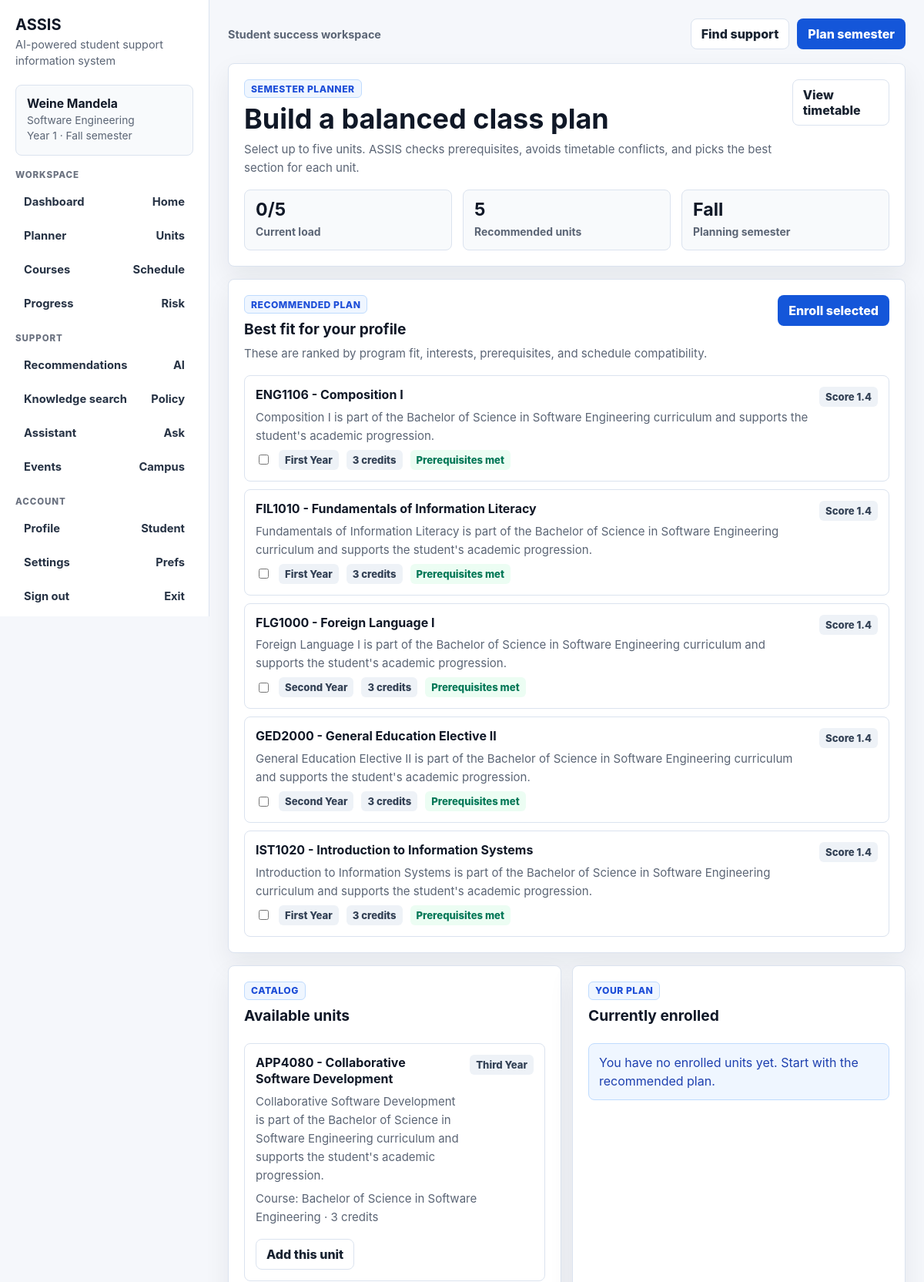
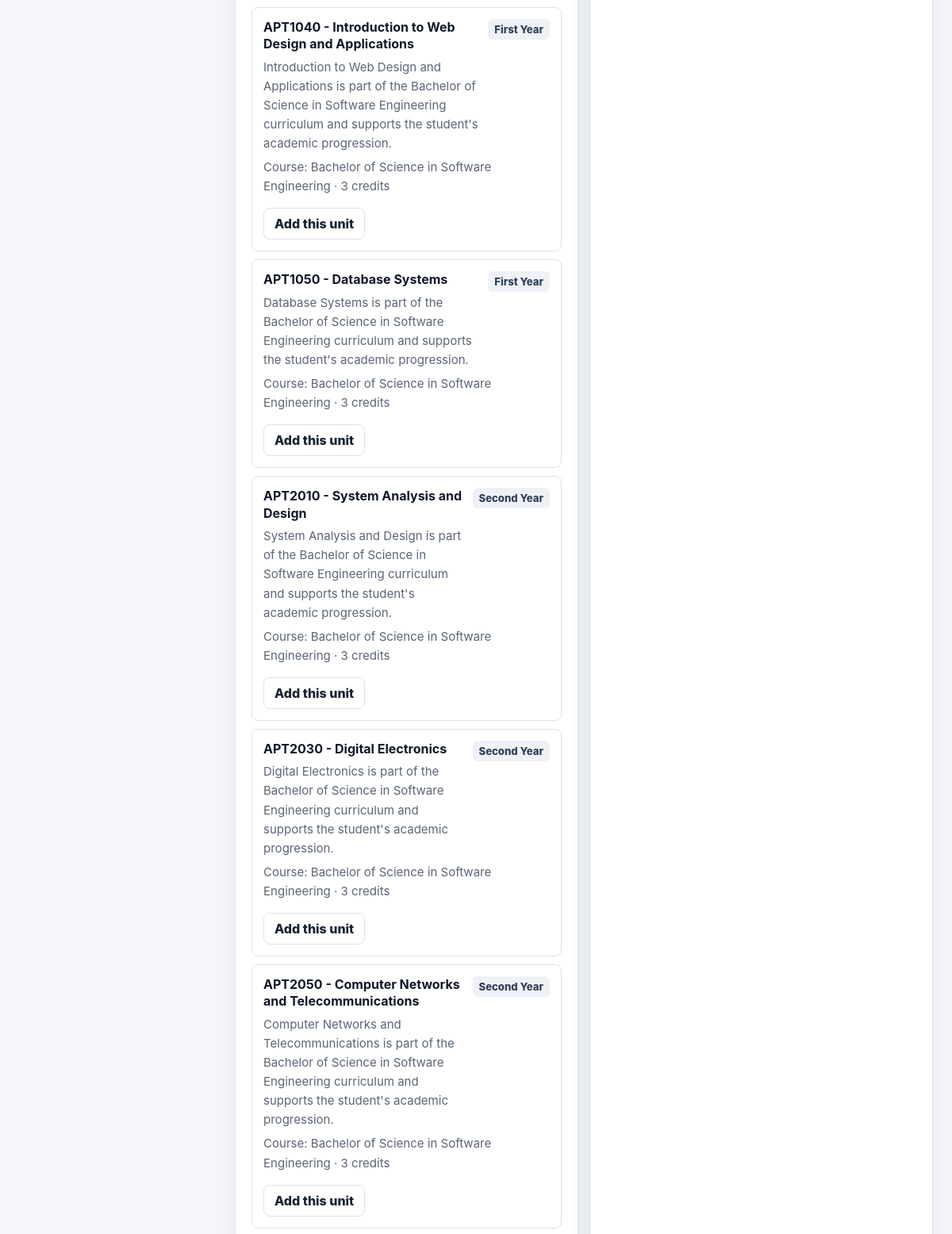
/api/choose-classes/ (signed in, upper part), run on the app's committed database (2 pictures, top to bottom).
### api/models.py (models this page shows, shortened)
class StudentProfile(models.Model):
    user = models.OneToOneField(settings.AUTH_USER_MODEL, null=True, blank=True, on_delete=models.CASCADE, related_name="student_profile")
    student_id = models.CharField(max_length=24, unique=True)
    name = models.CharField(max_length=120)
    program = models.CharField(max_length=120)
    year = models.PositiveSmallIntegerField(default=1)
    current_semester = models.CharField(max_length=24, default="Fall")
    interests = models.JSONField(default=list, blank=True)
    gpa = models.DecimalField(max_digits=3, decimal_places=2, default=0)
    attendance = models.PositiveSmallIntegerField(default=0)
    lms_activity = models.PositiveSmallIntegerField(default=0)
    assignments_submitted = models.PositiveSmallIntegerField(default=0)
    recent_grade = models.PositiveSmallIntegerField(default=0)
    wellbeing_score = models.PositiveSmallIntegerField(default=0)
    completed_units = models.PositiveSmallIntegerField(default=0)
    enrolled_units = models.ManyToManyField(Unit, through="StudentUnitEnrollment", related_name="students", blank=True)
    created_at = models.DateTimeField(auto_now_add=True)
    updated_at = models.DateTimeField(auto_now=True)

class Unit(models.Model):
    course = models.ForeignKey(Course, on_delete=models.CASCADE, related_name="units")
    unit_id = models.CharField(max_length=24, unique=True)
    title = models.CharField(max_length=160)
    description = models.TextField()
    credits = models.PositiveSmallIntegerField(default=3)
    semester = models.CharField(max_length=24, default="Fall")
    category = models.CharField(max_length=80, default="General")
    prerequisites = models.ManyToManyField("self", symmetrical=False, blank=True)
    active = models.BooleanField(default=True)

class Course(models.Model):
    course_id = models.CharField(max_length=24, unique=True)
    title = models.CharField(max_length=160)
    department = models.CharField(max_length=120, default="General Studies")
    description = models.TextField(blank=True)
    active = models.BooleanField(default=True)

### api/views.py (the view, shortened to what this page needs)
# urls.py: path("choose-classes/", choose_classes, name="choose_classes"),
@login_required(login_url="/login/login/")
def choose_classes(request):
    profile = _get_current_profile(request)
    if not profile:
        return redirect("login")
    _seed_sample_courses()
    current_enrolled_qs = profile.enrollments.filter(status="enrolled", semester=profile.current_semester)
    enrolled_unit_ids = set(current_enrolled_qs.values_list("unit__unit_id", flat=True))
    completed_unit_ids = set(
        profile.enrollments.filter(status="completed").values_list("unit__unit_id", flat=True)
    )
    def _unit_missing_prereqs(unit):
        return [
            prereq.unit_id
            for prereq in unit.prerequisites.all()
            if prereq.unit_id not in completed_unit_ids
        ]
    def _section_score_for_unit(unit, section):
        interest_score = sum(
            1
            for interest in profile.interests or []
            if interest.lower() in f"{unit.title} {unit.description}".lower()
        )
        missing_prereqs = _unit_missing_prereqs(unit)
        year_bonus = 0.5 if profile.year == 1 and unit.unit_id and unit.unit_id[0].isalpha() and unit.unit_id[1:].isdigit() else 0.0
        if profile.year == 1 and len(unit.unit_id) >= 3:
            try:
                unit_number = int(unit.unit_id[-3:])
            except ValueError:
                unit_number = 999
            if unit_number < 200:
                year_bonus += 0.4
        score = 1.0 + interest_score * 0.25 + year_bonus - len(missing_prereqs) * 0.35
        if _section_conflicts_with_enrollment(profile, section):
            score -= 2.0
        return max(0.0, round(score, 3))
    def _pick_best_sections_for_units(units):
        picked = {}
        for unit in units:
            sections = unit.sections.filter(active=True).order_by("section_code")
            if not sections:
                continue
            scored = [(s, _section_score_for_unit(unit, s)) for s in sections]
            scored.sort(key=lambda x: x[1], reverse=True)
            picked[unit.unit_id] = scored[0][0]
        return picked
    def _schedule_conflicts_for_selected(picked_sections):
        selected_sessions = []
        for section in picked_sections.values():
            for s in section.sessions.all():
                selected_sessions.append(s)
        for i in range(len(selected_sessions)):
            for j in range(i + 1, len(selected_sessions)):
                if _sessions_overlap(selected_sessions[i], selected_sessions[j]):
                    return True
        return False
    course_list = Course.objects.filter(active=True).prefetch_related("units__sections__sessions")
    available_units = _get_available_units_for_profile(profile)
    candidates = [u for u in available_units if u.unit_id not in enrolled_unit_ids]
    if profile.year == 1:
        candidates = sorted(
            candidates,
            key=lambda unit: (
                0 if not _unit_missing_prereqs(unit) else 1,
                0 if len(unit.unit_id) >= 3 and int(unit.unit_id[-3:]) < 200 else 1,
                unit.unit_id,
            ),
        )
    scored = []
    for unit in candidates:
        best_section = None
        best_score = 0.0
        for section in unit.sections.filter(active=True).order_by("section_code"):
            s = _section_score_for_unit(unit, section)
            if s > best_score:
                best_score = s
                best_section = section
        scored.append(
            {
                "unit": unit,
                "sections": unit.sections.filter(active=True).order_by("section_code"),
                "score": round(best_score, 3),
                "missing_prereqs": _unit_missing_prereqs(unit),
            }
        )
    scored.sort(key=lambda item: item["score"], reverse=True)
    recommended_units = scored[:5]
    enrollments = profile.enrollments.select_related("unit", "section").filter(status="enrolled")
    return render(
        request,
        "api/choose_classes.html",
        {
            "profile": profile,
            "courses": course_list,
            "available_units": available_units,
            "recommended_units": recommended_units,
            "enrolled_unit_ids": enrolled_unit_ids,
            "enrollments": enrollments,
        },
    )

### api/templates/api/choose_classes.html (shortened to what this page needs)
{% extends "api/base.html" %}
{% block content %}
  <section class="section">
    <div class="section-header">
      <div>
        <span class="eyebrow">Semester planner</span>
        <h1 style="margin-top:8px;">Build a balanced class plan</h1>
        <p class="meta" style="margin-bottom:0;">Select up to five units. ASSIS checks prerequisites, avoids timetable conflicts, and picks the best section for each unit.</p>
      </div>
      <a class="btn btn-secondary" href="{% url 'my_courses_ui' %}">View timetable</a>
    </div>
    <div class="grid-3">
      <div class="stat">
        <strong>{{ enrollments|length }}/5</strong>
        <span>Current load</span>
      </div>
      <div class="stat">
        <strong>{{ recommended_units|length }}</strong>
        <span>Recommended units</span>
      </div>
      <div class="stat">
        <strong>{{ profile.current_semester }}</strong>
        <span>Planning semester</span>
      </div>
    </div>
  </section>
  <form method="post" class="section">
    <div class="section-header">
      <div>
        <span class="eyebrow">Recommended plan</span>
        <h2 style="margin-top:8px;">Best fit for your profile</h2>
        <p class="meta" style="margin-bottom:0;">These are ranked by program fit, interests, prerequisites, and schedule compatibility.</p>
      </div>
      <button class="btn btn-primary" type="submit">Enroll selected</button>
    </div>
    {% if recommended_units %}
      <div class="card-list">
        {% for item in recommended_units %}
          <label class="card" for="recommended-{{ item.unit.unit_id }}">
            <div class="card-title">
              <div>
                <strong>{{ item.unit.unit_id }} - {{ item.unit.title }}</strong>
                <p class="meta" style="margin:6px 0 0;">{{ item.unit.description }}</p>
              </div>
              <span class="pill">Score {{ item.score }}</span>
            </div>
            <div class="actions">
              <input
                id="recommended-{{ item.unit.unit_id }}"
                type="checkbox"
                name="unit_ids[]"
                value="{{ item.unit.unit_id }}"
              />
              <span class="pill">{{ item.unit.category }}</span>
              <span class="pill">{{ item.unit.credits }} credits</span>
              {% if item.missing_prereqs %}
                <span class="pill danger">Needs {{ item.missing_prereqs|join:", " }}</span>
              {% else %}
                <span class="pill success">Prerequisites met</span>
              {% endif %}
            </div>
          </label>
        {% endfor %}
      </div>
    {% else %}
      <div class="message warning">No recommendations are available yet for this semester.</div>
    {% endif %}
  </form>
  <section class="grid-2">
    <div class="section">
      <div class="section-header">
        <div>
          <span class="eyebrow">Catalog</span>
          <h2 style="margin-top:8px;">Available units</h2>
        </div>
      </div>
      {% if available_units %}
        <div class="card-list">
          {% for u in available_units %}
            {% if u.unit_id not in enrolled_unit_ids %}
              <form method="post" class="card">
                <div class="card-title">
                  <div>
                    <strong>{{ u.unit_id }} - {{ u.title }}</strong>
                    <p class="meta" style="margin:6px 0 0;">{{ u.description }}</p>
                  </div>
                  <span class="pill">{{ u.category }}</span>
                </div>
                <p class="meta">Course: {{ u.course.title }} · {{ u.credits }} credits</p>
                <button class="btn btn-secondary" type="submit">Add this unit</button>
              </form>
            {% endif %}
          {% endfor %}
        </div>
      {% else %}
        <div class="message warning">No units are available for your current semester.</div>
      {% endif %}
    </div>
    <div class="section">
      <div class="section-header">
        <div>
          <span class="eyebrow">Your plan</span>
          <h2 style="margin-top:8px;">Currently enrolled</h2>
        </div>
      </div>
      {% if enrollments %}
        <div class="card-list">
          {% for enrollment in enrollments %}
            <div class="card">
              <div class="card-title">
                <strong>{{ enrollment.unit.unit_id }} - {{ enrollment.unit.title }}</strong>
                {% if enrollment.section %}<span class="pill">Section {{ enrollment.section.section_code }}</span>{% endif %}
              </div>
              <p class="meta" style="margin-bottom:0;">
                {% if enrollment.section %}{{ enrollment.section.lecturer }} · {{ enrollment.section.semester }} semester{% else %}Section pending{% endif %}
              </p>
              <form method="post" style="margin-top:10px;">
                {% csrf_token %}
                <input type="hidden" name="drop_unit_id" value="{{ enrollment.unit.unit_id }}" />
                <button class="btn btn-secondary" type="submit">Drop unit</button>
              </form>
            </div>
          {% endfor %}
        </div>
      {% else %}
        <div class="message">You have no enrolled units yet. Start with the recommended plan.</div>
      {% endif %}
    </div>
  </section>
{% endblock %}

### api/templates/api/base.html (shortened to what this page needs)
<!doctype html>
<html lang="en">
  <head>
  </head>
  <body>
    <div class="app-shell">
      {% block sidebar %}
        <aside class="sidebar">
          <a class="brand" href="{% url 'dashboard' %}">
            <strong>ASSIS</strong>
            <span>AI-powered student support information system</span>
          </a>
          {% if profile %}
            <div class="student-block">
              <strong>{{ profile.name }}</strong>
              <span>{{ profile.program }}</span>
              <span>Year {{ profile.year }} · {{ profile.current_semester }} semester</span>
            </div>
          {% endif %}
          <nav aria-label="Primary navigation">
            <div class="nav-group">
              <p class="nav-label">Workspace</p>
              <ul class="nav-list">
                <li class="nav-item"><a href="{% url 'dashboard' %}">Dashboard <span>Home</span></a></li>
                <li class="nav-item"><a href="{% url 'choose_classes' %}">Planner <span>Units</span></a></li>
                <li class="nav-item"><a href="{% url 'my_courses_ui' %}">Courses <span>Schedule</span></a></li>
                <li class="nav-item"><a href="{% url 'academic_analytics_ui' %}">Progress <span>Risk</span></a></li>
              </ul>
            </div>
            <div class="nav-group">
              <p class="nav-label">Support</p>
              <ul class="nav-list">
                <li class="nav-item"><a href="{% url 'ai_recommendations_ui' %}">Recommendations <span>AI</span></a></li>
                <li class="nav-item"><a href="{% url 'knowledge_search_ui' %}">Knowledge search <span>Policy</span></a></li>
                <li class="nav-item"><a href="{% url 'ai_assistant_ui' %}">Assistant <span>Ask</span></a></li>
                <li class="nav-item"><a href="{% url 'events_ui' %}">Events <span>Campus</span></a></li>
              </ul>
            </div>
            <div class="nav-group">
              <p class="nav-label">Account</p>
              <ul class="nav-list">
                <li class="nav-item"><a href="{% url 'my_profile_ui' %}">Profile <span>Student</span></a></li>
                <li class="nav-item"><a href="{% url 'settings_ui' %}">Settings <span>Prefs</span></a></li>
                {% if request.user.is_authenticated %}
                  <li class="nav-item"><a href="{% url 'logout' %}">Sign out <span>Exit</span></a></li>
                {% endif %}
              </ul>
            </div>
          </nav>
        </aside>
      {% endblock %}
      <div class="workspace">
        <header class="topbar">
          <div class="topbar-title">Student success workspace</div>
          <div class="actions">
            <a class="btn btn-secondary" href="{% url 'knowledge_search_ui' %}">Find support</a>
            <a class="btn btn-primary" href="{% url 'choose_classes' %}">Plan semester</a>
          </div>
        </header>
        <main class="main">
          {% block content %}{% endblock %}
        </main>
      </div>
    </div>
  </body>
</html>

### data on the page
StudentProfile: name "Weine Mandela", program "Software Engineering", year "1", current_semester "Fall"
Unit: unit.unit_id "ENG1106", unit "Composition I", unit.description "Composition I is part of the Bachelor of Science in Software Engineering curriculum and supports the student's academic progression.", score "1.4", unit.category "First Year", unit.credits "3"
Unit: unit.unit_id "FIL1010", unit "Fundamentals of Information Literacy", unit.description "Fundamentals of Information Literacy is part of the Bachelor of Science in Software Engineering curriculum and supports the student's academic progression.", score "1.4", unit.category "First Year", unit.credits "3"
Unit: unit.unit_id "FLG1000", unit "Foreign Language I", unit.description "Foreign Language I is part of the Bachelor of Science in Software Engineering curriculum and supports the student's academic progression.", score "1.4", unit.category "Second Year", unit.credits "3"
Unit: unit.unit_id "GED2000", unit "General Education Elective II", unit.description "General Education Elective II is part of the Bachelor of Science in Software Engineering curriculum and supports the student's academic progression.", score "1.4", unit.category "Second Year", unit.credits "3"
Unit: unit.unit_id "IST1020", unit "Introduction to Information Systems", unit.description "Introduction to Information Systems is part of the Bachelor of Science in Software Engineering curriculum and supports the student's academic progression.", score "1.4", unit.category "First Year", unit.credits "3"
Unit: unit_id "APP4080", title "Collaborative Software Development", description "Collaborative Software Development is part of the Bachelor of Science in Software Engineering curriculum and supports the student's academic progression.", category "Third Year", course "Bachelor of Science in Software Engineering", credits "3"
Unit: unit_id "APT1040", title "Introduction to Web Design and Applications", description "Introduction to Web Design and Applications is part of the Bachelor of Science in Software Engineering curriculum and supports the student's academic progression.", category "First Year", course "Bachelor of Science in Software Engineering", credits "3"
Unit: unit_id "APT1050", title "Database Systems", description "Database Systems is part of the Bachelor of Science in Software Engineering curriculum and supports the student's academic progression.", category "First Year", course "Bachelor of Science in Software Engineering", credits "3"
Unit: unit_id "APT2010", title "System Analysis and Design", description "System Analysis and Design is part of the Bachelor of Science in Software Engineering curriculum and supports the student's academic progression.", category "Second Year", course "Bachelor of Science in Software Engineering", credits "3"
Unit: unit_id "APT2030", title "Digital Electronics", description "Digital Electronics is part of the Bachelor of Science in Software Engineering curriculum and supports the student's academic progression.", category "Second Year", course "Bachelor of Science in Software Engineering", credits "3"
Unit: unit_id "APT2050", title "Computer Networks and Telecommunications", description "Computer Networks and Telecommunications is part of the Bachelor of Science in Software Engineering curriculum and supports the student's academic progression.", category "Second Year", course "Bachelor of Science in Software Engineering", credits "3"

### other printed values
{{ enrollments|length }} "0"
{{ recommended_units|length }} "5"
